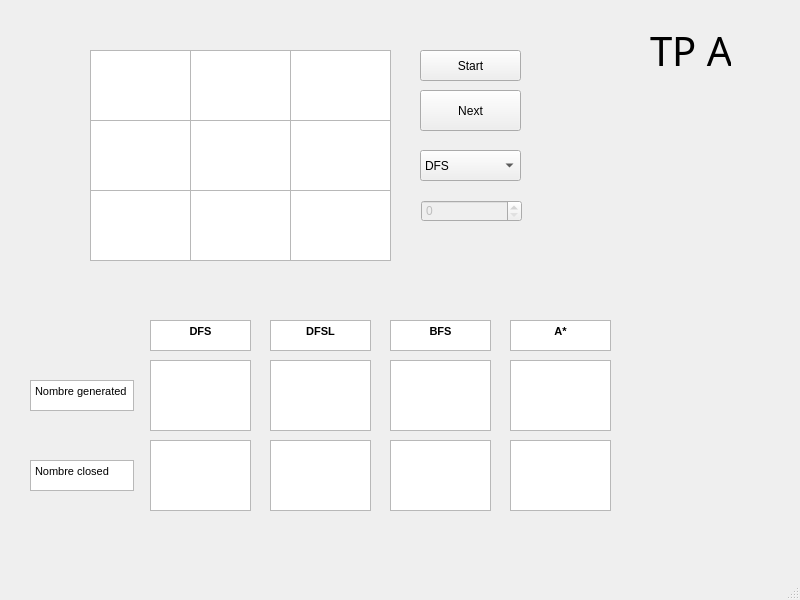
<?xml version="1.0" encoding="UTF-8"?>
<ui version="4.0">
 <class>MainWindow</class>
 <widget class="QMainWindow" name="MainWindow">
  <property name="geometry">
   <rect>
    <x>0</x>
    <y>0</y>
    <width>800</width>
    <height>600</height>
   </rect>
  </property>
  <property name="windowTitle">
   <string>MainWindow</string>
  </property>
  <widget class="QWidget" name="centralwidget">
   <widget class="QPushButton" name="btn1">
    <property name="geometry">
     <rect>
      <x>420</x>
      <y>90</y>
      <width>101</width>
      <height>41</height>
     </rect>
    </property>
    <property name="text">
     <string>Next</string>
    </property>
   </widget>
   <widget class="QTextEdit" name="textEdit">
    <property name="geometry">
     <rect>
      <x>30</x>
      <y>380</y>
      <width>104</width>
      <height>31</height>
     </rect>
    </property>
    <property name="html">
     <string>&lt;!DOCTYPE HTML PUBLIC &quot;-//W3C//DTD HTML 4.0//EN&quot; &quot;http://www.w3.org/TR/REC-html40/strict.dtd&quot;&gt;
&lt;html&gt;&lt;head&gt;&lt;meta name=&quot;qrichtext&quot; content=&quot;1&quot; /&gt;&lt;style type=&quot;text/css&quot;&gt;
p, li { white-space: pre-wrap; }
&lt;/style&gt;&lt;/head&gt;&lt;body style=&quot; font-family:'MS Shell Dlg 2'; font-size:8.25pt; font-weight:400; font-style:normal;&quot;&gt;
&lt;p style=&quot; margin-top:0px; margin-bottom:0px; margin-left:0px; margin-right:0px; -qt-block-indent:0; text-indent:0px;&quot;&gt;Nombre generated&lt;/p&gt;&lt;/body&gt;&lt;/html&gt;</string>
    </property>
   </widget>
   <widget class="QTextEdit" name="textEdit_2">
    <property name="geometry">
     <rect>
      <x>30</x>
      <y>460</y>
      <width>104</width>
      <height>31</height>
     </rect>
    </property>
    <property name="html">
     <string>&lt;!DOCTYPE HTML PUBLIC &quot;-//W3C//DTD HTML 4.0//EN&quot; &quot;http://www.w3.org/TR/REC-html40/strict.dtd&quot;&gt;
&lt;html&gt;&lt;head&gt;&lt;meta name=&quot;qrichtext&quot; content=&quot;1&quot; /&gt;&lt;style type=&quot;text/css&quot;&gt;
p, li { white-space: pre-wrap; }
&lt;/style&gt;&lt;/head&gt;&lt;body style=&quot; font-family:'MS Shell Dlg 2'; font-size:8.25pt; font-weight:400; font-style:normal;&quot;&gt;
&lt;p style=&quot; margin-top:0px; margin-bottom:0px; margin-left:0px; margin-right:0px; -qt-block-indent:0; text-indent:0px;&quot;&gt;Nombre closed&lt;/p&gt;&lt;/body&gt;&lt;/html&gt;</string>
    </property>
   </widget>
   <widget class="QTextEdit" name="textEdit_3">
    <property name="geometry">
     <rect>
      <x>150</x>
      <y>320</y>
      <width>101</width>
      <height>31</height>
     </rect>
    </property>
    <property name="html">
     <string>&lt;!DOCTYPE HTML PUBLIC &quot;-//W3C//DTD HTML 4.0//EN&quot; &quot;http://www.w3.org/TR/REC-html40/strict.dtd&quot;&gt;
&lt;html&gt;&lt;head&gt;&lt;meta name=&quot;qrichtext&quot; content=&quot;1&quot; /&gt;&lt;style type=&quot;text/css&quot;&gt;
p, li { white-space: pre-wrap; }
&lt;/style&gt;&lt;/head&gt;&lt;body style=&quot; font-family:'MS Shell Dlg 2'; font-size:8.25pt; font-weight:400; font-style:normal;&quot;&gt;
&lt;p align=&quot;center&quot; style=&quot; margin-top:0px; margin-bottom:0px; margin-left:0px; margin-right:0px; -qt-block-indent:0; text-indent:0px;&quot;&gt;&lt;span style=&quot; font-weight:600;&quot;&gt;DFS&lt;/span&gt;&lt;/p&gt;&lt;/body&gt;&lt;/html&gt;</string>
    </property>
   </widget>
   <widget class="QTextEdit" name="textEdit_4">
    <property name="geometry">
     <rect>
      <x>270</x>
      <y>320</y>
      <width>101</width>
      <height>31</height>
     </rect>
    </property>
    <property name="html">
     <string>&lt;!DOCTYPE HTML PUBLIC &quot;-//W3C//DTD HTML 4.0//EN&quot; &quot;http://www.w3.org/TR/REC-html40/strict.dtd&quot;&gt;
&lt;html&gt;&lt;head&gt;&lt;meta name=&quot;qrichtext&quot; content=&quot;1&quot; /&gt;&lt;style type=&quot;text/css&quot;&gt;
p, li { white-space: pre-wrap; }
&lt;/style&gt;&lt;/head&gt;&lt;body style=&quot; font-family:'MS Shell Dlg 2'; font-size:8.25pt; font-weight:400; font-style:normal;&quot;&gt;
&lt;p align=&quot;center&quot; style=&quot; margin-top:0px; margin-bottom:0px; margin-left:0px; margin-right:0px; -qt-block-indent:0; text-indent:0px;&quot;&gt;&lt;span style=&quot; font-weight:600;&quot;&gt;DFSL&lt;/span&gt;&lt;/p&gt;&lt;/body&gt;&lt;/html&gt;</string>
    </property>
   </widget>
   <widget class="QTextEdit" name="textEdit_5">
    <property name="geometry">
     <rect>
      <x>390</x>
      <y>320</y>
      <width>101</width>
      <height>31</height>
     </rect>
    </property>
    <property name="html">
     <string>&lt;!DOCTYPE HTML PUBLIC &quot;-//W3C//DTD HTML 4.0//EN&quot; &quot;http://www.w3.org/TR/REC-html40/strict.dtd&quot;&gt;
&lt;html&gt;&lt;head&gt;&lt;meta name=&quot;qrichtext&quot; content=&quot;1&quot; /&gt;&lt;style type=&quot;text/css&quot;&gt;
p, li { white-space: pre-wrap; }
&lt;/style&gt;&lt;/head&gt;&lt;body style=&quot; font-family:'MS Shell Dlg 2'; font-size:8.25pt; font-weight:400; font-style:normal;&quot;&gt;
&lt;p align=&quot;center&quot; style=&quot; margin-top:0px; margin-bottom:0px; margin-left:0px; margin-right:0px; -qt-block-indent:0; text-indent:0px;&quot;&gt;&lt;span style=&quot; font-weight:600;&quot;&gt;BFS&lt;/span&gt;&lt;/p&gt;&lt;/body&gt;&lt;/html&gt;</string>
    </property>
   </widget>
   <widget class="QTextEdit" name="textEdit_6">
    <property name="geometry">
     <rect>
      <x>510</x>
      <y>320</y>
      <width>101</width>
      <height>31</height>
     </rect>
    </property>
    <property name="html">
     <string>&lt;!DOCTYPE HTML PUBLIC &quot;-//W3C//DTD HTML 4.0//EN&quot; &quot;http://www.w3.org/TR/REC-html40/strict.dtd&quot;&gt;
&lt;html&gt;&lt;head&gt;&lt;meta name=&quot;qrichtext&quot; content=&quot;1&quot; /&gt;&lt;style type=&quot;text/css&quot;&gt;
p, li { white-space: pre-wrap; }
&lt;/style&gt;&lt;/head&gt;&lt;body style=&quot; font-family:'MS Shell Dlg 2'; font-size:8.25pt; font-weight:400; font-style:normal;&quot;&gt;
&lt;p align=&quot;center&quot; style=&quot; margin-top:0px; margin-bottom:0px; margin-left:0px; margin-right:0px; -qt-block-indent:0; text-indent:0px;&quot;&gt;&lt;span style=&quot; font-weight:600;&quot;&gt;A*&lt;/span&gt;&lt;/p&gt;&lt;/body&gt;&lt;/html&gt;</string>
    </property>
   </widget>
   <widget class="QComboBox" name="comboBox">
    <property name="geometry">
     <rect>
      <x>420</x>
      <y>150</y>
      <width>101</width>
      <height>31</height>
     </rect>
    </property>
    <item>
     <property name="text">
      <string>DFS</string>
     </property>
    </item>
    <item>
     <property name="text">
      <string>DFSL</string>
     </property>
    </item>
    <item>
     <property name="text">
      <string>BFS</string>
     </property>
    </item>
    <item>
     <property name="text">
      <string>A*</string>
     </property>
    </item>
   </widget>
   <widget class="QPushButton" name="btn2">
    <property name="geometry">
     <rect>
      <x>420</x>
      <y>50</y>
      <width>101</width>
      <height>31</height>
     </rect>
    </property>
    <property name="text">
     <string>Start</string>
    </property>
   </widget>
   <widget class="QLabel" name="label">
    <property name="geometry">
     <rect>
      <x>650</x>
      <y>30</y>
      <width>81</width>
      <height>41</height>
     </rect>
    </property>
    <property name="font">
     <font>
      <family>Microsoft Himalaya</family>
      <pointsize>30</pointsize>
      <italic>false</italic>
     </font>
    </property>
    <property name="text">
     <string>TP AI</string>
    </property>
   </widget>
   <widget class="QTextBrowser" name="col00">
    <property name="geometry">
     <rect>
      <x>90</x>
      <y>50</y>
      <width>101</width>
      <height>71</height>
     </rect>
    </property>
    <property name="font">
     <font>
      <pointsize>26</pointsize>
      <weight>75</weight>
      <bold>true</bold>
     </font>
    </property>
   </widget>
   <widget class="QTextBrowser" name="col01">
    <property name="geometry">
     <rect>
      <x>190</x>
      <y>50</y>
      <width>101</width>
      <height>71</height>
     </rect>
    </property>
    <property name="font">
     <font>
      <pointsize>26</pointsize>
      <weight>75</weight>
      <bold>true</bold>
     </font>
    </property>
   </widget>
   <widget class="QTextBrowser" name="col02">
    <property name="geometry">
     <rect>
      <x>290</x>
      <y>50</y>
      <width>101</width>
      <height>71</height>
     </rect>
    </property>
    <property name="font">
     <font>
      <pointsize>26</pointsize>
      <weight>75</weight>
      <bold>true</bold>
     </font>
    </property>
   </widget>
   <widget class="QTextBrowser" name="col11">
    <property name="geometry">
     <rect>
      <x>190</x>
      <y>120</y>
      <width>101</width>
      <height>71</height>
     </rect>
    </property>
    <property name="font">
     <font>
      <pointsize>26</pointsize>
      <weight>75</weight>
      <bold>true</bold>
     </font>
    </property>
   </widget>
   <widget class="QTextBrowser" name="col12">
    <property name="geometry">
     <rect>
      <x>290</x>
      <y>120</y>
      <width>101</width>
      <height>71</height>
     </rect>
    </property>
    <property name="font">
     <font>
      <pointsize>26</pointsize>
      <weight>75</weight>
      <bold>true</bold>
     </font>
    </property>
   </widget>
   <widget class="QTextBrowser" name="col10">
    <property name="geometry">
     <rect>
      <x>90</x>
      <y>120</y>
      <width>101</width>
      <height>71</height>
     </rect>
    </property>
    <property name="font">
     <font>
      <pointsize>26</pointsize>
      <weight>75</weight>
      <bold>true</bold>
     </font>
    </property>
   </widget>
   <widget class="QTextBrowser" name="col21">
    <property name="geometry">
     <rect>
      <x>190</x>
      <y>190</y>
      <width>101</width>
      <height>71</height>
     </rect>
    </property>
    <property name="font">
     <font>
      <pointsize>26</pointsize>
      <weight>75</weight>
      <bold>true</bold>
     </font>
    </property>
   </widget>
   <widget class="QTextBrowser" name="col22">
    <property name="geometry">
     <rect>
      <x>290</x>
      <y>190</y>
      <width>101</width>
      <height>71</height>
     </rect>
    </property>
    <property name="font">
     <font>
      <pointsize>26</pointsize>
      <weight>75</weight>
      <bold>true</bold>
     </font>
    </property>
   </widget>
   <widget class="QTextBrowser" name="col20">
    <property name="geometry">
     <rect>
      <x>90</x>
      <y>190</y>
      <width>101</width>
      <height>71</height>
     </rect>
    </property>
    <property name="font">
     <font>
      <pointsize>26</pointsize>
      <weight>75</weight>
      <bold>true</bold>
     </font>
    </property>
   </widget>
   <widget class="QTextBrowser" name="DFSG">
    <property name="geometry">
     <rect>
      <x>150</x>
      <y>360</y>
      <width>101</width>
      <height>71</height>
     </rect>
    </property>
   </widget>
   <widget class="QTextBrowser" name="DFSLG">
    <property name="geometry">
     <rect>
      <x>270</x>
      <y>360</y>
      <width>101</width>
      <height>71</height>
     </rect>
    </property>
   </widget>
   <widget class="QTextBrowser" name="BFSG">
    <property name="geometry">
     <rect>
      <x>390</x>
      <y>360</y>
      <width>101</width>
      <height>71</height>
     </rect>
    </property>
   </widget>
   <widget class="QTextBrowser" name="AG">
    <property name="geometry">
     <rect>
      <x>510</x>
      <y>360</y>
      <width>101</width>
      <height>71</height>
     </rect>
    </property>
   </widget>
   <widget class="QTextBrowser" name="BFSC">
    <property name="enabled">
     <bool>true</bool>
    </property>
    <property name="geometry">
     <rect>
      <x>390</x>
      <y>440</y>
      <width>101</width>
      <height>71</height>
     </rect>
    </property>
   </widget>
   <widget class="QTextBrowser" name="DFSLC">
    <property name="geometry">
     <rect>
      <x>270</x>
      <y>440</y>
      <width>101</width>
      <height>71</height>
     </rect>
    </property>
   </widget>
   <widget class="QTextBrowser" name="AC">
    <property name="geometry">
     <rect>
      <x>510</x>
      <y>440</y>
      <width>101</width>
      <height>71</height>
     </rect>
    </property>
   </widget>
   <widget class="QTextBrowser" name="DFSC">
    <property name="geometry">
     <rect>
      <x>150</x>
      <y>440</y>
      <width>101</width>
      <height>71</height>
     </rect>
    </property>
   </widget>
   <widget class="QSpinBox" name="limit">
    <property name="enabled">
     <bool>false</bool>
    </property>
    <property name="geometry">
     <rect>
      <x>421</x>
      <y>200</y>
      <width>101</width>
      <height>22</height>
     </rect>
    </property>
   </widget>
  </widget>
  <widget class="QStatusBar" name="statusbar"/>
 </widget>
 <resources/>
 <connections>
  <connection>
   <sender>comboBox</sender>
   <signal>currentIndexChanged(int)</signal>
   <receiver>MainWindow</receiver>
   <slot>update()</slot>
   <hints>
    <hint type="sourcelabel">
     <x>487</x>
     <y>172</y>
    </hint>
    <hint type="destinationlabel">
     <x>642</x>
     <y>263</y>
    </hint>
   </hints>
  </connection>
 </connections>
</ui>
